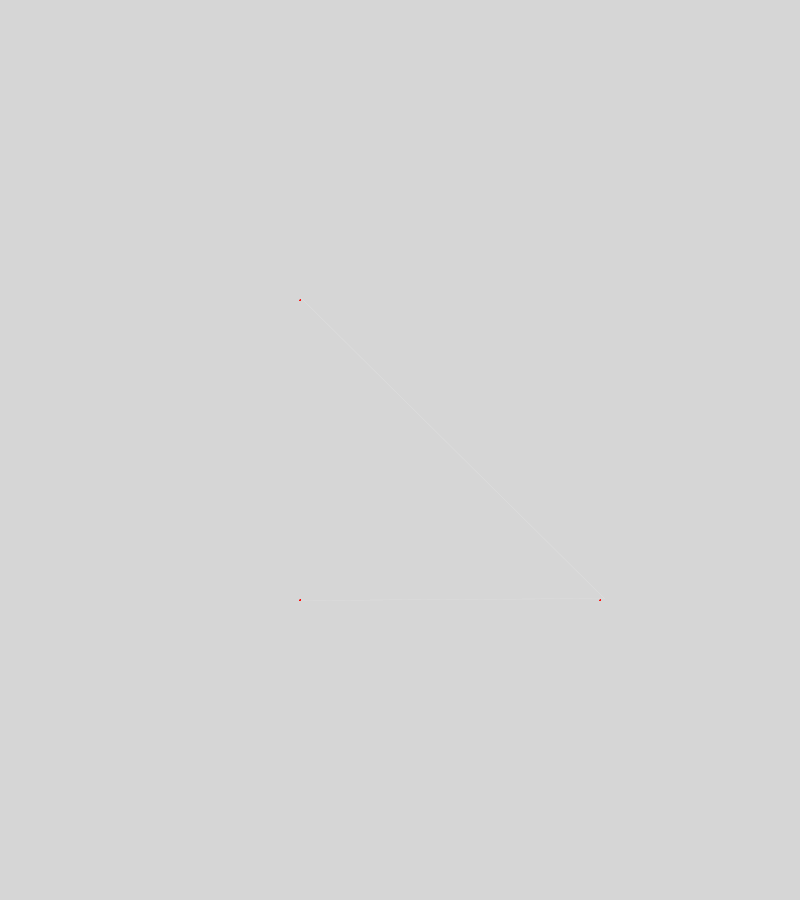
Frame 1 (no input)
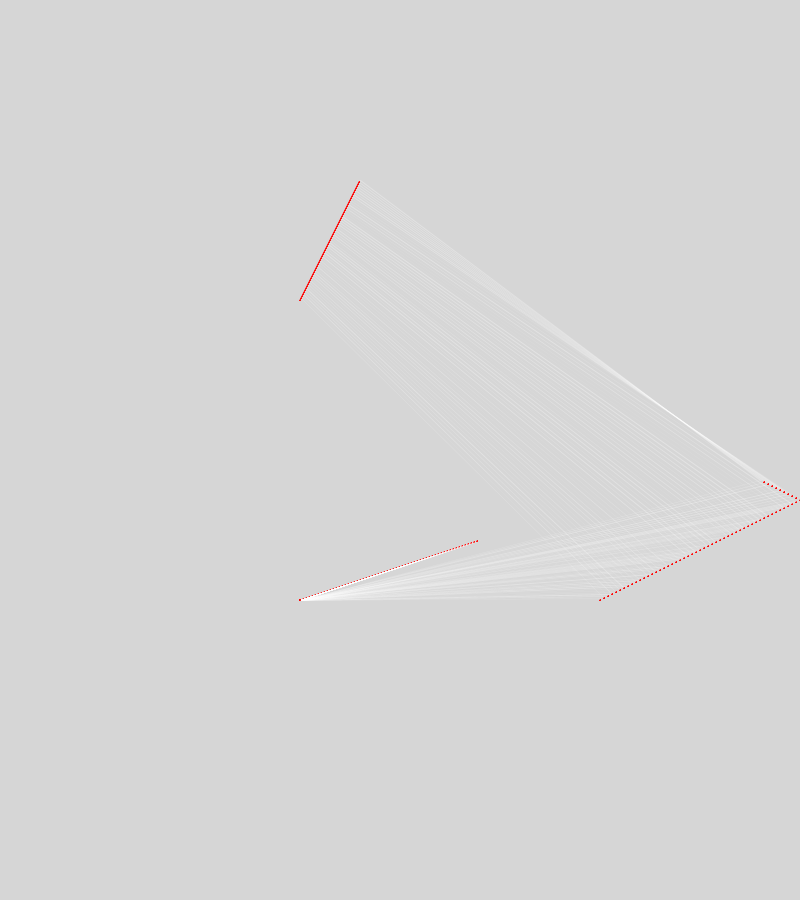
Frame 60 (the mouse pressed at the canvas centre just before this capture)
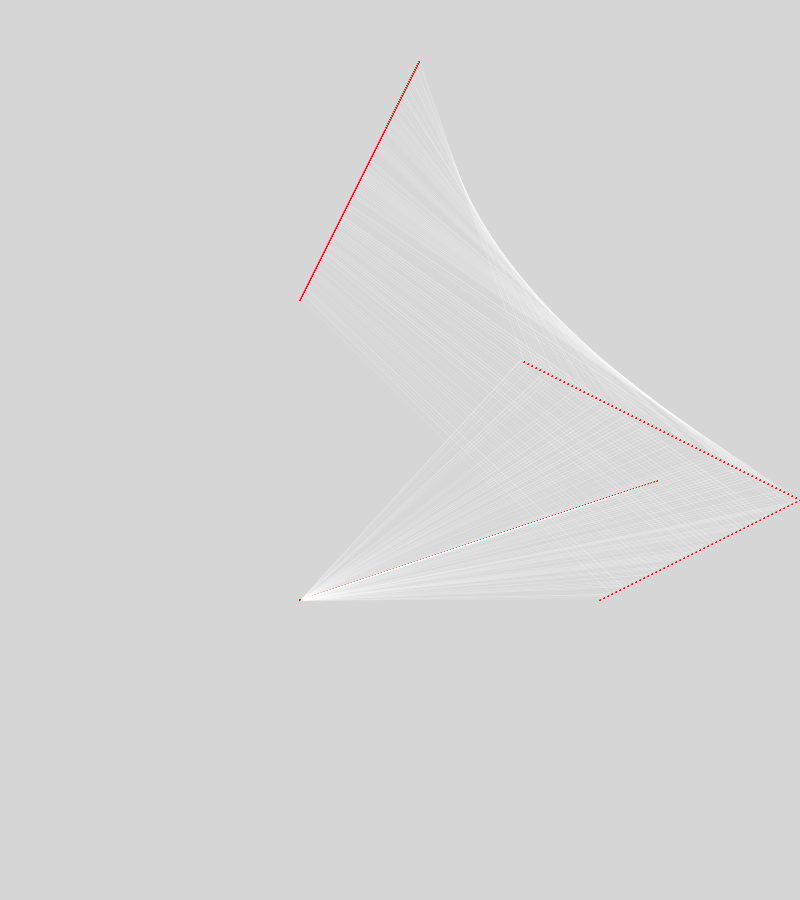
Frame 120 (the mouse held since frame 60 and released just before this capture)

The Processing sketch that drew these frames (run headless with seeded random() and noise(); from frame 60 on, the mouse is pressed at the canvas centre):

// Processing sketch: s06c1Cristobal
// ── s06c1Cristobal.pde
/*
 No existe una descripción general del código escrito, qué se verá, ni cómo se utiliza.
*/

Figura f;
Figura f2;
Figura f3;
Figura f4;


void setup() {
  background(214, 214, 214);

  size(800, 900);

  f = new Figura(300, 300, 1);
  f2 = new Figura(600, 600, 1);
  f3 = new Figura(300, 600, 1);
  f4 = new Figura(300, 600, 1);
}
void draw() {

  //llamada a ellipses

  f.crear();
  f2.crear();
  f3.crear();
  f4.crear();

  //llamada a accion rebote

  f.rebote();
  f2.rebote();
  f3.rebote();
  f4.rebote();


  f.mover();
  f2.mover();
  f3.mover();
  f4.mover();

  //f.tama();

  //intersecciones de puntos

  f.con(f2);
  f3.con(f4);
  f2.con(f4);
}
void mousePressed() {
  background(random(0, 255));

}

// ── Figura.pde
class Figura {

  float x, y, tam;
  float vx = (int) random(-5, 5);
  float vy = (int) random(-5, 5);

  //constructor

  Figura(float fx, float fy, float ftam) {

    x = fx;
    y = fy;

    tam = ftam;
  }

  void crear() {
    smooth();
    stroke(255, 0, 0);
    strokeWeight(tam);
    //noFill();
    //color(255,0,0);
    //noStroke();
    ellipse(x, y, 0.011, 0.011);
    //line(x,y,0.1,0.1);
    //point(x,y,1);
  }

  void mover() {

    x += vx;
    y += vy;
  }

  void rebote() {
    if (x <= 0 || x >= width) {
      vx *= -1;
    }
    if (y <= 0 || y >= height) {
      vy *= -1;
    }
  }

  void con(Figura m) {
    if (dist(x, y, m.x, m.y) < 850) {
      strokeWeight(random(0.01, 1));
      stroke(255, 80);
      line(x, y, m.x, m.y);
    }
  }
  //void tama() {
  //x = x + 0.04;
  //  y = cos(x)*2;
  //  translate(width/2, height/2);
  // scale(random(1));
  //fill(random(1));
}
